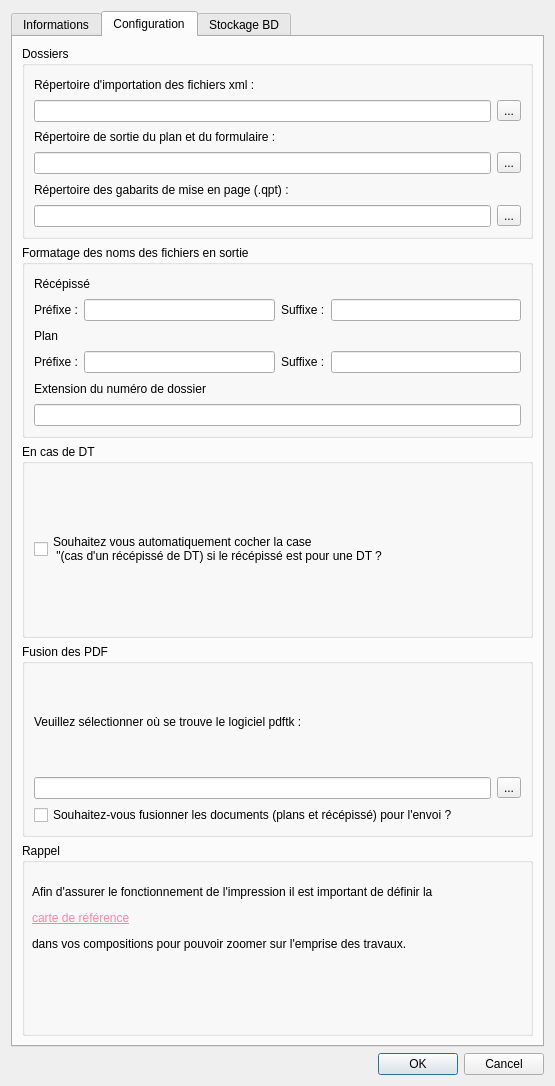
<?xml version="1.0" encoding="UTF-8"?>
<ui version="4.0">
 <class>DICTDialogConfig</class>
 <widget class="QDialog" name="DICTDialogConfig">
  <property name="geometry">
   <rect>
    <x>0</x>
    <y>0</y>
    <width>555</width>
    <height>1086</height>
   </rect>
  </property>
  <property name="windowTitle">
   <string>DICT</string>
  </property>
  <layout class="QGridLayout" name="gridLayout_3">
   <item row="0" column="0">
    <widget class="QTabWidget" name="tabWidget">
     <property name="currentIndex">
      <number>1</number>
     </property>
     <widget class="QWidget" name="tab">
      <attribute name="title">
       <string>Informations</string>
      </attribute>
      <layout class="QVBoxLayout" name="verticalLayout_15">
       <item>
        <widget class="QGroupBox" name="groupBox">
         <property name="title">
          <string>Coordonnées</string>
         </property>
         <layout class="QGridLayout" name="gridLayout_7">
          <item row="0" column="0" colspan="3">
           <layout class="QVBoxLayout" name="verticalLayout_9">
            <item>
             <widget class="QLabel" name="label">
              <property name="text">
               <string>Dénomination</string>
              </property>
             </widget>
            </item>
            <item>
             <widget class="QLineEdit" name="coordDenom"/>
            </item>
           </layout>
          </item>
          <item row="1" column="0" colspan="3">
           <layout class="QVBoxLayout" name="verticalLayout_8">
            <item>
             <widget class="QLabel" name="label_2">
              <property name="text">
               <string>Personne</string>
              </property>
             </widget>
            </item>
            <item>
             <widget class="QLineEdit" name="coordPersonne"/>
            </item>
           </layout>
          </item>
          <item row="2" column="0" colspan="3">
           <layout class="QVBoxLayout" name="verticalLayout_7">
            <item>
             <widget class="QLabel" name="label_3">
              <property name="text">
               <string>Numéro et voie</string>
              </property>
             </widget>
            </item>
            <item>
             <widget class="QLineEdit" name="coordNumVoie"/>
            </item>
           </layout>
          </item>
          <item row="3" column="0" colspan="3">
           <layout class="QVBoxLayout" name="verticalLayout_6">
            <item>
             <widget class="QLabel" name="label_4">
              <property name="text">
               <string>Lieu Dit /BP</string>
              </property>
             </widget>
            </item>
            <item>
             <widget class="QLineEdit" name="coordBP"/>
            </item>
           </layout>
          </item>
          <item row="4" column="0">
           <layout class="QVBoxLayout" name="verticalLayout_4">
            <item>
             <widget class="QLabel" name="label_5">
              <property name="text">
               <string>Code Postal</string>
              </property>
             </widget>
            </item>
            <item>
             <widget class="QLineEdit" name="coordCP"/>
            </item>
           </layout>
          </item>
          <item row="4" column="1" colspan="2">
           <layout class="QVBoxLayout" name="verticalLayout_5">
            <item>
             <widget class="QLabel" name="label_6">
              <property name="text">
               <string>Commune</string>
              </property>
             </widget>
            </item>
            <item>
             <widget class="QLineEdit" name="coordCommune"/>
            </item>
           </layout>
          </item>
          <item row="5" column="0" colspan="2">
           <layout class="QVBoxLayout" name="verticalLayout_2">
            <item>
             <widget class="QLabel" name="label_7">
              <property name="text">
               <string>Téléphone</string>
              </property>
             </widget>
            </item>
            <item>
             <widget class="QLineEdit" name="coordTel"/>
            </item>
           </layout>
          </item>
          <item row="5" column="2">
           <layout class="QVBoxLayout" name="verticalLayout_3">
            <item>
             <widget class="QLabel" name="label_8">
              <property name="text">
               <string>Fax</string>
              </property>
             </widget>
            </item>
            <item>
             <widget class="QLineEdit" name="coordFax"/>
            </item>
           </layout>
          </item>
         </layout>
        </widget>
       </item>
       <item>
        <widget class="QGroupBox" name="groupBox_2">
         <property name="title">
          <string>Responsable du dossier</string>
         </property>
         <layout class="QVBoxLayout" name="verticalLayout_18">
          <item>
           <layout class="QVBoxLayout" name="verticalLayout">
            <item>
             <widget class="QLabel" name="label_11">
              <property name="text">
               <string>Nom</string>
              </property>
             </widget>
            </item>
            <item>
             <widget class="QLineEdit" name="respNom"/>
            </item>
            <item>
             <widget class="QLabel" name="label_10">
              <property name="text">
               <string>Service</string>
              </property>
             </widget>
            </item>
            <item>
             <widget class="QLineEdit" name="respService"/>
            </item>
            <item>
             <widget class="QLabel" name="label_9">
              <property name="text">
               <string>Téléphone</string>
              </property>
             </widget>
            </item>
            <item>
             <widget class="QLineEdit" name="respTel"/>
            </item>
           </layout>
          </item>
         </layout>
        </widget>
       </item>
       <item>
        <widget class="QGroupBox" name="groupBox_3">
         <property name="title">
          <string>Signataire</string>
         </property>
         <layout class="QVBoxLayout" name="verticalLayout_19">
          <item>
           <layout class="QVBoxLayout" name="verticalLayout_10">
            <item>
             <widget class="QLabel" name="label_12">
              <property name="text">
               <string>Nom</string>
              </property>
             </widget>
            </item>
            <item>
             <widget class="QLineEdit" name="signNom"/>
            </item>
            <item>
             <widget class="QLabel" name="label_13">
              <property name="text">
               <string>Signature</string>
              </property>
             </widget>
            </item>
            <item>
             <widget class="QLineEdit" name="signSignature"/>
            </item>
           </layout>
          </item>
         </layout>
        </widget>
       </item>
       <item>
        <widget class="QGroupBox" name="groupBox_4">
         <property name="title">
          <string>Informations relatives à la dégradation des ouvrages</string>
         </property>
         <layout class="QVBoxLayout" name="verticalLayout_20">
          <item>
           <layout class="QVBoxLayout" name="verticalLayout_12">
            <item>
             <widget class="QLabel" name="label_16">
              <property name="text">
               <string>Numéro de téléphone</string>
              </property>
             </widget>
            </item>
            <item>
             <widget class="QLineEdit" name="TelEndommagement">
              <property name="text">
               <string/>
              </property>
             </widget>
            </item>
            <item>
             <widget class="QLabel" name="label_17">
              <property name="text">
               <string>Numéro du SDIS</string>
              </property>
             </widget>
            </item>
            <item>
             <widget class="QLineEdit" name="Endommagement"/>
            </item>
           </layout>
          </item>
         </layout>
        </widget>
       </item>
      </layout>
     </widget>
     <widget class="QWidget" name="tab_2">
      <attribute name="title">
       <string>Configuration</string>
      </attribute>
      <layout class="QVBoxLayout" name="verticalLayout_17">
       <item>
        <widget class="QGroupBox" name="groupBox_7">
         <property name="title">
          <string>Dossiers</string>
         </property>
         <layout class="QGridLayout" name="gridLayout_13">
          <item row="0" column="0">
           <layout class="QGridLayout" name="gridLayout_2">
            <item row="0" column="0">
             <widget class="QLabel" name="label_18">
              <property name="text">
               <string>Répertoire d'importation des fichiers xml :</string>
              </property>
             </widget>
            </item>
            <item row="1" column="0">
             <widget class="QLineEdit" name="configXML"/>
            </item>
            <item row="1" column="1">
             <widget class="QToolButton" name="toolButtonXML">
              <property name="text">
               <string>...</string>
              </property>
             </widget>
            </item>
           </layout>
          </item>
          <item row="1" column="0">
           <layout class="QGridLayout" name="gridLayout">
            <item row="1" column="1">
             <widget class="QToolButton" name="toolButton">
              <property name="text">
               <string>...</string>
              </property>
             </widget>
            </item>
            <item row="1" column="0">
             <widget class="QLineEdit" name="configRep"/>
            </item>
            <item row="0" column="0">
             <widget class="QLabel" name="label_14">
              <property name="text">
               <string>Répertoire de sortie du plan et du formulaire :</string>
              </property>
             </widget>
            </item>
           </layout>
          </item>
          <item row="2" column="0">
           <layout class="QGridLayout" name="gridLayout_12">
            <item row="0" column="0">
             <widget class="QLabel" name="label_24">
              <property name="text">
               <string>Répertoire des gabarits de mise en page (.qpt) :</string>
              </property>
             </widget>
            </item>
            <item row="1" column="0">
             <widget class="QLineEdit" name="configQPT"/>
            </item>
            <item row="1" column="1">
             <widget class="QToolButton" name="toolButtonQPT">
              <property name="text">
               <string>...</string>
              </property>
             </widget>
            </item>
           </layout>
          </item>
         </layout>
        </widget>
       </item>
       <item>
        <widget class="QGroupBox" name="groupBox_5">
         <property name="title">
          <string>Formatage des noms des fichiers en sortie</string>
         </property>
         <layout class="QVBoxLayout" name="verticalLayout_16">
          <item>
           <layout class="QGridLayout" name="gridLayout_6">
            <item row="0" column="0" colspan="2">
             <widget class="QLabel" name="label_25">
              <property name="text">
               <string>Récépissé</string>
              </property>
             </widget>
            </item>
            <item row="1" column="0">
             <widget class="QLabel" name="label_27">
              <property name="text">
               <string>Préfixe :</string>
              </property>
             </widget>
            </item>
            <item row="1" column="1">
             <widget class="QLineEdit" name="prefRecep"/>
            </item>
            <item row="1" column="2">
             <widget class="QLabel" name="label_28">
              <property name="text">
               <string>Suffixe :</string>
              </property>
             </widget>
            </item>
            <item row="1" column="3">
             <widget class="QLineEdit" name="sufRecep"/>
            </item>
           </layout>
          </item>
          <item>
           <layout class="QGridLayout" name="gridLayout_4">
            <item row="0" column="0">
             <widget class="QLabel" name="label_29">
              <property name="text">
               <string>Plan</string>
              </property>
             </widget>
            </item>
            <item row="1" column="0">
             <widget class="QLabel" name="label_30">
              <property name="text">
               <string>Préfixe :</string>
              </property>
             </widget>
            </item>
            <item row="1" column="1">
             <widget class="QLineEdit" name="prefPlan"/>
            </item>
            <item row="1" column="2">
             <widget class="QLabel" name="label_31">
              <property name="text">
               <string>Suffixe :</string>
              </property>
             </widget>
            </item>
            <item row="1" column="3">
             <widget class="QLineEdit" name="sufPlan"/>
            </item>
           </layout>
          </item>
          <item>
           <layout class="QVBoxLayout" name="verticalLayout_11">
            <item>
             <widget class="QLabel" name="label_15">
              <property name="text">
               <string>Extension du numéro de dossier</string>
              </property>
             </widget>
            </item>
            <item>
             <widget class="QLineEdit" name="configExtension"/>
            </item>
           </layout>
          </item>
         </layout>
        </widget>
       </item>
       <item>
        <widget class="QGroupBox" name="groupBox_8">
         <property name="title">
          <string>En cas de DT</string>
         </property>
         <layout class="QVBoxLayout" name="verticalLayout_23">
          <item>
           <widget class="QCheckBox" name="casDT">
            <property name="text">
             <string>Souhaitez vous automatiquement cocher la case
 &quot;(cas d'un récépissé de DT) si le récépissé est pour une DT ?</string>
            </property>
           </widget>
          </item>
         </layout>
        </widget>
       </item>
       <item>
        <widget class="QGroupBox" name="groupBox_9">
         <property name="title">
          <string>Fusion des PDF</string>
         </property>
         <layout class="QVBoxLayout" name="verticalLayout_22">
          <item>
           <layout class="QGridLayout" name="gridLayout_5">
            <item row="0" column="0">
             <widget class="QLabel" name="label_26">
              <property name="text">
               <string>Veuillez sélectionner où se trouve le logiciel pdftk :</string>
              </property>
             </widget>
            </item>
            <item row="1" column="0">
             <widget class="QLineEdit" name="configPDFTK"/>
            </item>
            <item row="1" column="1">
             <widget class="QToolButton" name="toolButtonPDFTK">
              <property name="text">
               <string>...</string>
              </property>
             </widget>
            </item>
           </layout>
          </item>
          <item>
           <widget class="QCheckBox" name="fusionPDF">
            <property name="text">
             <string>Souhaitez-vous fusionner les documents (plans et récépissé) pour l'envoi ?</string>
            </property>
           </widget>
          </item>
         </layout>
        </widget>
       </item>
       <item>
        <widget class="QGroupBox" name="groupBox_10">
         <property name="title">
          <string>Rappel</string>
         </property>
         <property name="flat">
          <bool>false</bool>
         </property>
         <widget class="QLabel" name="label_19">
          <property name="geometry">
           <rect>
            <x>10</x>
            <y>30</y>
            <width>491</width>
            <height>91</height>
           </rect>
          </property>
          <property name="text">
           <string>&lt;html&gt;&lt;head/&gt;&lt;body&gt;&lt;p&gt;Afin d'assurer le fonctionnement de l'impression il est important de définir la &lt;/p&gt;&lt;p&gt;&lt;a href=&quot;https://docs.qgis.org/testing/en/docs/user_manual/print_composer/overview_composer.html#general-settings&quot;&gt;&lt;span style=&quot; text-decoration: underline; color:#ff85a6;&quot;&gt;carte de référence&lt;/span&gt;&lt;/a&gt;&lt;/p&gt;&lt;p&gt;dans vos compositions pour pouvoir zoomer sur l'emprise des travaux.&lt;/p&gt;&lt;/body&gt;&lt;/html&gt;</string>
          </property>
         </widget>
        </widget>
       </item>
      </layout>
     </widget>
     <widget class="QWidget" name="tab_3">
      <attribute name="title">
       <string>Stockage BD</string>
      </attribute>
      <layout class="QGridLayout" name="gridLayout_8">
       <item row="0" column="0">
        <widget class="QCheckBox" name="checkBoxDbStorage">
         <property name="text">
          <string>Stocker les demandes/réponses en base de données</string>
         </property>
        </widget>
       </item>
       <item row="1" column="0">
        <widget class="QGroupBox" name="groupBoxDbStorage">
         <property name="title">
          <string>BD de stockage</string>
         </property>
         <layout class="QGridLayout" name="gridLayout_9">
          <item row="0" column="0">
           <widget class="QLabel" name="label_23">
            <property name="minimumSize">
             <size>
              <width>66</width>
              <height>20</height>
             </size>
            </property>
            <property name="text">
             <string>Type de base</string>
            </property>
           </widget>
          </item>
          <item row="1" column="0" colspan="7">
           <widget class="QTabWidget" name="databaseSpecificOptions">
            <property name="currentIndex">
             <number>1</number>
            </property>
            <widget class="QWidget" name="tab_4">
             <attribute name="title">
              <string>PostGIS</string>
             </attribute>
             <layout class="QGridLayout" name="gridLayout_11">
              <item row="0" column="2">
               <spacer name="horizontalSpacer_2">
                <property name="orientation">
                 <enum>Qt::Horizontal</enum>
                </property>
                <property name="sizeHint" stdset="0">
                 <size>
                  <width>132</width>
                  <height>20</height>
                 </size>
                </property>
               </spacer>
              </item>
              <item row="0" column="1">
               <widget class="QComboBox" name="comboBoxDbDictSchema">
                <property name="enabled">
                 <bool>false</bool>
                </property>
                <property name="minimumSize">
                 <size>
                  <width>96</width>
                  <height>19</height>
                 </size>
                </property>
               </widget>
              </item>
              <item row="0" column="0">
               <widget class="QLabel" name="label_20">
                <property name="minimumSize">
                 <size>
                  <width>39</width>
                  <height>16</height>
                 </size>
                </property>
                <property name="text">
                 <string>Schéma</string>
                </property>
               </widget>
              </item>
              <item row="0" column="3">
               <widget class="QLineEdit" name="lineEditDbSchemaName">
                <property name="enabled">
                 <bool>false</bool>
                </property>
                <property name="minimumSize">
                 <size>
                  <width>100</width>
                  <height>19</height>
                 </size>
                </property>
                <property name="maximumSize">
                 <size>
                  <width>100</width>
                  <height>16777215</height>
                 </size>
                </property>
               </widget>
              </item>
              <item row="1" column="2">
               <spacer name="verticalSpacer_3">
                <property name="orientation">
                 <enum>Qt::Vertical</enum>
                </property>
                <property name="sizeHint" stdset="0">
                 <size>
                  <width>20</width>
                  <height>836</height>
                 </size>
                </property>
               </spacer>
              </item>
              <item row="0" column="4">
               <widget class="QPushButton" name="pushButtonCreateDbSchema">
                <property name="enabled">
                 <bool>false</bool>
                </property>
                <property name="minimumSize">
                 <size>
                  <width>75</width>
                  <height>23</height>
                 </size>
                </property>
                <property name="maximumSize">
                 <size>
                  <width>16777215</width>
                  <height>16777215</height>
                 </size>
                </property>
                <property name="text">
                 <string>créer</string>
                </property>
               </widget>
              </item>
             </layout>
            </widget>
            <widget class="QWidget" name="tab_5">
             <attribute name="title">
              <string>Spatialite</string>
             </attribute>
             <layout class="QGridLayout" name="gridLayout_10">
              <item row="2" column="2">
               <spacer name="verticalSpacer_2">
                <property name="orientation">
                 <enum>Qt::Vertical</enum>
                </property>
                <property name="sizeHint" stdset="0">
                 <size>
                  <width>20</width>
                  <height>40</height>
                 </size>
                </property>
               </spacer>
              </item>
              <item row="1" column="0">
               <widget class="QPushButton" name="pushButtonCreateSpatialiteDb">
                <property name="text">
                 <string>Créer une base Spatialite</string>
                </property>
               </widget>
              </item>
              <item row="0" column="0" colspan="2">
               <widget class="QLabel" name="label_21">
                <property name="text">
                 <string>Choisissez une connexion dans la liste ci-dessus, ou</string>
                </property>
                <property name="wordWrap">
                 <bool>true</bool>
                </property>
               </widget>
              </item>
             </layout>
            </widget>
           </widget>
          </item>
          <item row="0" column="1">
           <widget class="QComboBox" name="comboBoxDbType">
            <property name="minimumSize">
             <size>
              <width>128</width>
              <height>19</height>
             </size>
            </property>
            <property name="maximumSize">
             <size>
              <width>16777215</width>
              <height>16777215</height>
             </size>
            </property>
            <property name="frame">
             <bool>false</bool>
            </property>
            <item>
             <property name="text">
              <string>-- Choisir --</string>
             </property>
            </item>
            <item>
             <property name="text">
              <string>Postgis</string>
             </property>
            </item>
            <item>
             <property name="text">
              <string>Spatialite</string>
             </property>
            </item>
           </widget>
          </item>
          <item row="0" column="5">
           <widget class="QComboBox" name="comboBoxDbConnection">
            <property name="minimumSize">
             <size>
              <width>128</width>
              <height>0</height>
             </size>
            </property>
            <property name="maximumSize">
             <size>
              <width>128</width>
              <height>19</height>
             </size>
            </property>
           </widget>
          </item>
          <item row="0" column="2">
           <spacer name="horizontalSpacer">
            <property name="orientation">
             <enum>Qt::Horizontal</enum>
            </property>
            <property name="sizeHint" stdset="0">
             <size>
              <width>40</width>
              <height>20</height>
             </size>
            </property>
           </spacer>
          </item>
          <item row="0" column="3">
           <widget class="QLabel" name="label_22">
            <property name="minimumSize">
             <size>
              <width>56</width>
              <height>20</height>
             </size>
            </property>
            <property name="maximumSize">
             <size>
              <width>100</width>
              <height>16777215</height>
             </size>
            </property>
            <property name="text">
             <string>Connexion</string>
            </property>
           </widget>
          </item>
         </layout>
        </widget>
       </item>
      </layout>
     </widget>
    </widget>
   </item>
   <item row="1" column="0">
    <widget class="QDialogButtonBox" name="button_box">
     <property name="orientation">
      <enum>Qt::Horizontal</enum>
     </property>
     <property name="standardButtons">
      <set>QDialogButtonBox::Cancel|QDialogButtonBox::Ok</set>
     </property>
    </widget>
   </item>
  </layout>
 </widget>
 <tabstops>
  <tabstop>coordDenom</tabstop>
  <tabstop>coordPersonne</tabstop>
  <tabstop>coordNumVoie</tabstop>
  <tabstop>coordBP</tabstop>
  <tabstop>coordCP</tabstop>
  <tabstop>coordCommune</tabstop>
  <tabstop>coordTel</tabstop>
  <tabstop>coordFax</tabstop>
  <tabstop>respNom</tabstop>
  <tabstop>respService</tabstop>
  <tabstop>respTel</tabstop>
  <tabstop>signNom</tabstop>
  <tabstop>signSignature</tabstop>
  <tabstop>TelEndommagement</tabstop>
  <tabstop>Endommagement</tabstop>
  <tabstop>configRep</tabstop>
  <tabstop>toolButton</tabstop>
  <tabstop>configXML</tabstop>
  <tabstop>toolButtonXML</tabstop>
  <tabstop>configExtension</tabstop>
  <tabstop>casDT</tabstop>
  <tabstop>button_box</tabstop>
 </tabstops>
 <resources/>
 <connections>
  <connection>
   <sender>button_box</sender>
   <signal>accepted()</signal>
   <receiver>DICTDialogConfig</receiver>
   <slot>accept()</slot>
   <hints>
    <hint type="sourcelabel">
     <x>20</x>
     <y>20</y>
    </hint>
    <hint type="destinationlabel">
     <x>20</x>
     <y>20</y>
    </hint>
   </hints>
  </connection>
  <connection>
   <sender>button_box</sender>
   <signal>rejected()</signal>
   <receiver>DICTDialogConfig</receiver>
   <slot>reject()</slot>
   <hints>
    <hint type="sourcelabel">
     <x>20</x>
     <y>20</y>
    </hint>
    <hint type="destinationlabel">
     <x>20</x>
     <y>20</y>
    </hint>
   </hints>
  </connection>
 </connections>
</ui>
